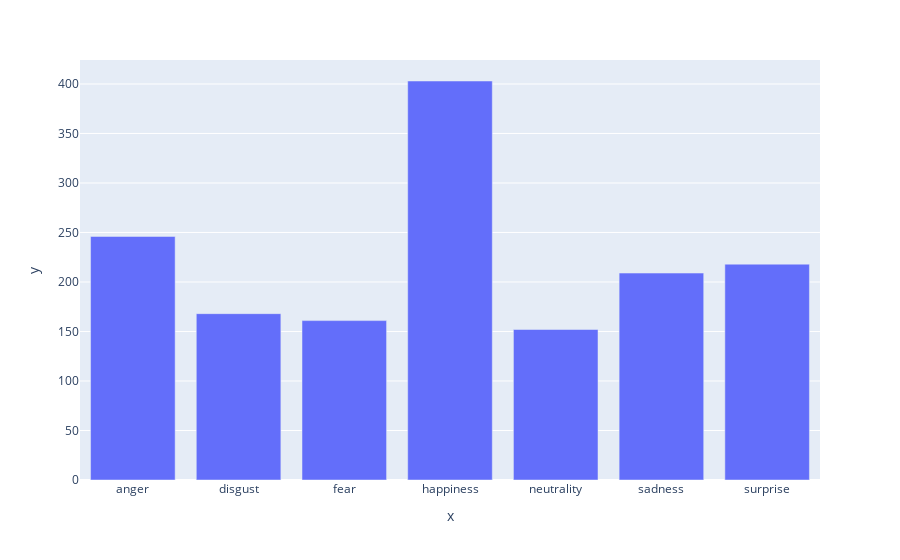

Notebook cell for this chart:
### Code cell
label = []
count = []
for dir in os.listdir(train_dir):
  label.append(dir)
  count.append(len(os.listdir(f'C:/Users/LENOVO/Documents/PKM/Project_PKM/CNN/facial_expression/test/{dir}')))
fig = px.bar(x=label, y=count)
fig.show()

### Figure 1 — Plotly figure (JSON) as saved in the notebook; plotly's stock layout.template omitted (floating-point values rounded to 4 significant figures)
{"data": [{"alignmentgroup": "True", "hovertemplate": "x=%{x}<br>y=%{y}<extra></extra>", "legendgroup": "", "marker": {"color": "#636efa", "pattern": {"shape": ""}}, "name": "", "offsetgroup": "", "orientation": "v", "showlegend": false, "textposition": "auto", "type": "bar", "x": ["anger", "disgust", "fear", "happiness", "neutrality", "sadness", "surprise"], "xaxis": "x", "y": [246, 168, 161, 403, 152, 209, 218], "yaxis": "y"}], "layout": {"barmode": "relative", "legend": {"tracegroupgap": 0}, "margin": {"t": 60}, "xaxis": {"anchor": "y", "domain": [0, 1], "title": {"text": "x"}}, "yaxis": {"anchor": "x", "domain": [0, 1], "title": {"text": "y"}}}}
